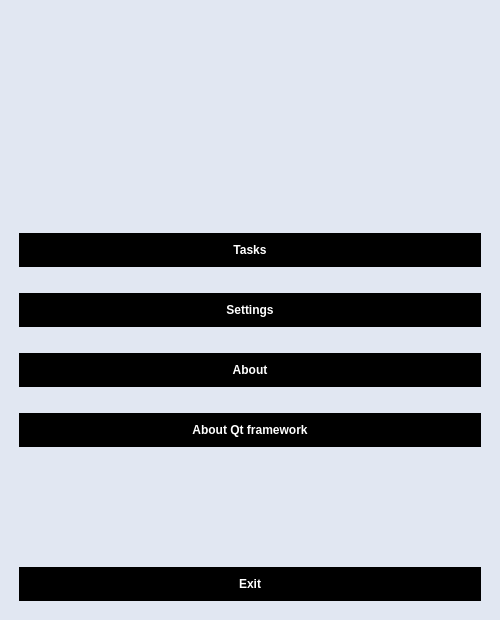
<?xml version="1.0" encoding="UTF-8"?>
<ui version="4.0">
 <class>MainMenu</class>
 <widget class="QMainWindow" name="MainMenu">
  <property name="enabled">
   <bool>true</bool>
  </property>
  <property name="geometry">
   <rect>
    <x>0</x>
    <y>0</y>
    <width>500</width>
    <height>620</height>
   </rect>
  </property>
  <property name="sizePolicy">
   <sizepolicy hsizetype="Preferred" vsizetype="Minimum">
    <horstretch>0</horstretch>
    <verstretch>0</verstretch>
   </sizepolicy>
  </property>
  <property name="windowTitle">
   <string extracomment="Name of application">Programming for dummies by dummies</string>
  </property>
  <property name="windowIcon">
   <iconset resource="resources.qrc">
    <normaloff>:/images/images/icon.ico</normaloff>:/images/images/icon.ico</iconset>
  </property>
  <property name="styleSheet">
   <string notr="true">QWidget {
	background-color: #E1E7F2;
}

QPushButton {
	margin: 10px;
	padding: 10px;
	color: white;
	font-weight: bold;
	border: none;
}

/* default button style */
QPushButton {
	background-color: black;
}

QPushButton:hover {
	background-color: grey;
}

/* confirm button style */
QPushButton[objectName=&quot;tasksButton&quot;] {
	background-color: #85B404;
}

QPushButton[objectName=&quot;tasksButton&quot;]:hover {
	background-color: #A2DC04;
}

/* &quot;deny&quot; button style */
QPushButton[objectName=&quot;exitButton&quot;] {
	background-color: #E0001E;
}

QPushButton[objectName=&quot;exitButton&quot;]:hover {
	background-color: #FF0022;
}

/* settings color */
QPushButton[objectName=&quot;settingsButton&quot;] {
	background-color: #D125FF;
}

QPushButton[objectName=&quot;settingsButton&quot;]:hover {
	background-color: #F1BDFF;
}</string>
  </property>
  <widget class="QWidget" name="centralwidget">
   <layout class="QVBoxLayout" name="verticalLayout">
    <item>
     <spacer name="verticalSpacer_2">
      <property name="orientation">
       <enum>Qt::Vertical</enum>
      </property>
      <property name="sizeType">
       <enum>QSizePolicy::Minimum</enum>
      </property>
      <property name="sizeHint" stdset="0">
       <size>
        <width>20</width>
        <height>40</height>
       </size>
      </property>
     </spacer>
    </item>
    <item alignment="Qt::AlignHCenter|Qt::AlignVCenter">
     <widget class="QLabel" name="logo">
      <property name="sizePolicy">
       <sizepolicy hsizetype="Maximum" vsizetype="Maximum">
        <horstretch>0</horstretch>
        <verstretch>0</verstretch>
       </sizepolicy>
      </property>
      <property name="minimumSize">
       <size>
        <width>256</width>
        <height>128</height>
       </size>
      </property>
      <property name="maximumSize">
       <size>
        <width>256</width>
        <height>128</height>
       </size>
      </property>
      <property name="layoutDirection">
       <enum>Qt::LeftToRight</enum>
      </property>
      <property name="styleSheet">
       <string notr="true"/>
      </property>
      <property name="pixmap">
       <pixmap resource="resources.qrc">:/images/images/LOGO.png</pixmap>
      </property>
      <property name="scaledContents">
       <bool>true</bool>
      </property>
      <property name="wordWrap">
       <bool>false</bool>
      </property>
      <property name="indent">
       <number>-1</number>
      </property>
     </widget>
    </item>
    <item>
     <spacer name="verticalSpacer_3">
      <property name="orientation">
       <enum>Qt::Vertical</enum>
      </property>
      <property name="sizeType">
       <enum>QSizePolicy::Minimum</enum>
      </property>
      <property name="sizeHint" stdset="0">
       <size>
        <width>20</width>
        <height>40</height>
       </size>
      </property>
     </spacer>
    </item>
    <item>
     <layout class="QVBoxLayout" name="buttonlayout">
      <item>
       <widget class="QPushButton" name="tasksButton">
        <property name="toolTip">
         <string>Lets user choose the task</string>
        </property>
        <property name="styleSheet">
         <string notr="true"/>
        </property>
        <property name="text">
         <string>Tasks</string>
        </property>
       </widget>
      </item>
      <item>
       <widget class="QPushButton" name="settingsButton">
        <property name="toolTip">
         <string>Lets user set application settings</string>
        </property>
        <property name="text">
         <string>Settings</string>
        </property>
       </widget>
      </item>
      <item>
       <widget class="QPushButton" name="aboutButton">
        <property name="text">
         <string>About</string>
        </property>
       </widget>
      </item>
      <item>
       <widget class="QPushButton" name="aboutQtButton">
        <property name="text">
         <string>About Qt framework</string>
        </property>
       </widget>
      </item>
      <item>
       <spacer name="verticalSpacer">
        <property name="orientation">
         <enum>Qt::Vertical</enum>
        </property>
        <property name="sizeHint" stdset="0">
         <size>
          <width>20</width>
          <height>40</height>
         </size>
        </property>
       </spacer>
      </item>
      <item>
       <widget class="QPushButton" name="exitButton">
        <property name="toolTip">
         <string>Exits the program</string>
        </property>
        <property name="styleSheet">
         <string notr="true"/>
        </property>
        <property name="text">
         <string>Exit</string>
        </property>
       </widget>
      </item>
     </layout>
    </item>
   </layout>
  </widget>
  <action name="actionAbout">
   <property name="text">
    <string>About</string>
   </property>
  </action>
  <action name="actionAbout_QY">
   <property name="text">
    <string>About Qt</string>
   </property>
  </action>
 </widget>
 <resources>
  <include location="resources.qrc"/>
 </resources>
 <connections/>
</ui>
